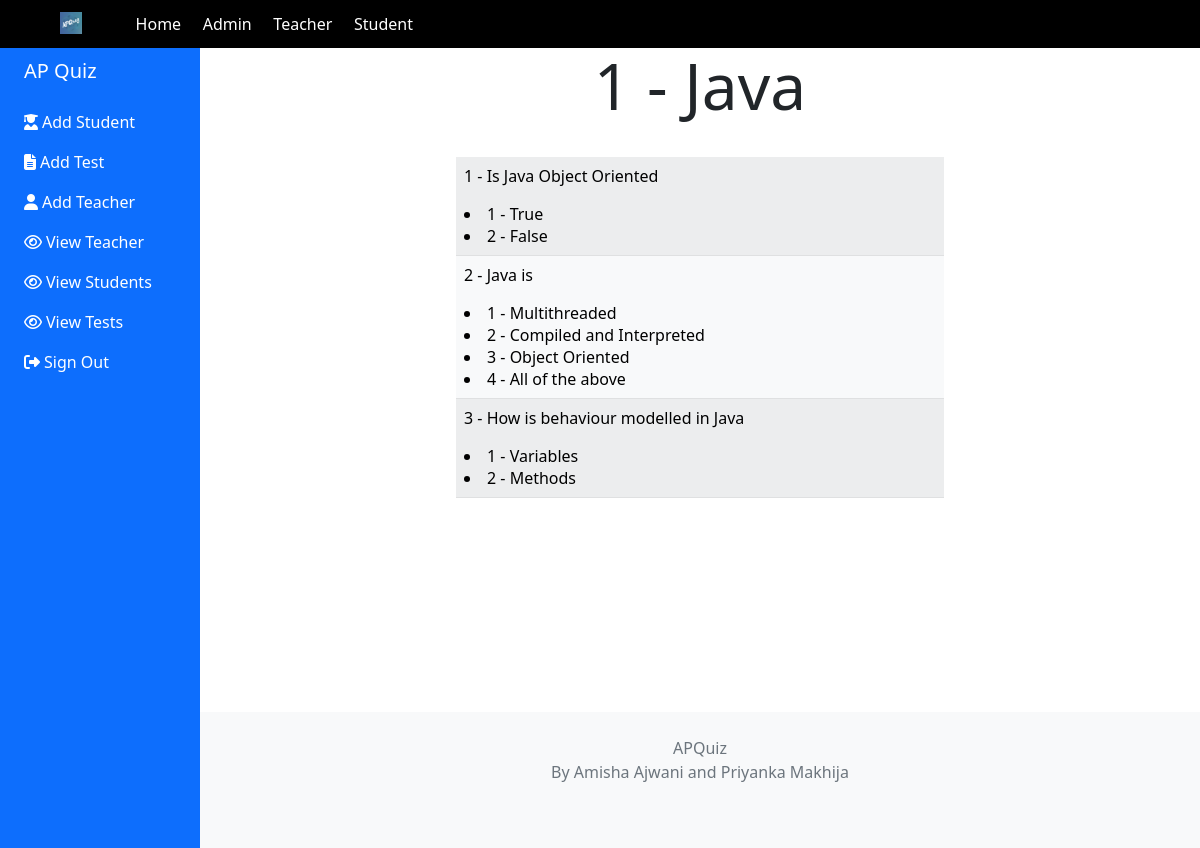
The app's page /ap/viewTest/1 (signed in) with its own data.
### quiz/models.py (models this page shows, shortened)
class Test(models.Model):
    subject = models.ForeignKey(Subject,on_delete=models.CASCADE)
    teacher = models.ForeignKey(Teacher,on_delete=models.DO_NOTHING,null=True)
    testTag = models.CharField(max_length=1000,blank=True,null=True)
    testDescription = models.CharField(max_length=1000,blank=True,null=True)

class Subject(models.Model):
    subName = models.CharField(max_length=1000)

class Question(models.Model):
    test = models.ForeignKey(Test,on_delete=models.CASCADE)
    qNumber = models.IntegerField()
    question = models.CharField(max_length=1000)
    points = models.IntegerField(default=1)
    correctOption = models.IntegerField()

class Option(models.Model):
    question = models.ForeignKey(Question,on_delete=models.CASCADE)
    desc = models.CharField(max_length=1000,blank=True,default=" ")
    number = models.IntegerField()

### controller/views.py (the view)
# urls.py: path('viewTest/<int:id>',views.viewTest),
@login_required(login_url="/ap/login")
@user_passes_test(is_admin)
def viewTest(request,id):
    t = Test.objects.get(id = id)
    return render(request,'controller/admin_viewtest.html',{"test":t})

### controller/views.py (called while the page is built)
def is_admin(user):
    return user.is_superuser

### templates/controller/admin_viewtest.html (shortened to what this page needs)
{% extends 'quiz/base.html' %}
{% block heading %}{{test.id}} - {{test.subject.subName}}{% endblock %}
{% block dashboardItem1Icon %}fa fa-user-graduate{% endblock %}
{% block dashboardItem2Icon %}fa fa-file-alt{% endblock %}
{% block dashboardItem3Icon %}fa fa-user{% endblock %}
{% block dashboardItem4Icon %}fa fa-eye{% endblock %}
{% block dashboardItem5Icon %}fa fa-eye{% endblock %}
{% block dashboardItem6Icon %}fa fa-eye{% endblock %}
{% block dashboardItem7Icon %}fas fa-sign-out-alt{% endblock %}
{% block dashboardItem1 %}Add Student{% endblock %}
{% block dashboardItem2 %}Add Test{% endblock %}
{% block dashboardItem3 %}Add Teacher{% endblock %}
{% block dashboardItem4 %}View Teacher{% endblock %}
{% block dashboardItem5 %}View Students{% endblock %}
{% block dashboardItem6 %}View Tests{% endblock %}
{% block dashboardItem7 %}Sign Out{% endblock %}
{% block dashboardItem1Link %}/ap/addStudent{% endblock %}
{% block dashboardItem2Link %}/ap/addTest{% endblock %}
{% block dashboardItem3Link %}/ap/addTeacher{% endblock %}
{% block dashboardItem4Link %}/ap/viewTeachers{% endblock %}
{% block dashboardItem5Link %}/ap/viewStudents{% endblock %}
{% block dashboardItem6Link %}/ap/viewTests{% endblock %}
{% block dashboardItem7Link %}/logout{% endblock %}
{% block content %}
<center>
<table class="table table-light table-striped w-50">
{% for question in test.question_set.all %}
<tr>
   <td>
   <div>
   <p>{{question.qNumber}} - {{question.question}}</p>
      {% for option in question.option_set.all %}
      <li>{{option.number}} - {{option.desc}}</li>
      {% endfor %}
   </div>
</td>
</tr>
   {% endfor %}
</table>
</center>
{% endblock %}

### static/css/style.css (style rules this page uses)
body { margin: 0px; padding: 0px; overflow-x: hidden; }
::placeholder { color: white; }
body { background:#F5F5F5; margin-top:20px; }

### records on screen
Test: id "1", subject.subName "Java"
Question: qNumber "1", question "Is Java Object Oriented"
Option: number "1", desc "True"
Option: number "2", desc "False"
Question: qNumber "2", question "Java is"
Option: number "1", desc "Multithreaded"
Option: number "2", desc "Compiled and Interpreted"
Option: number "3", desc "Object Oriented"
Option: number "4", desc "All of the above"
Question: qNumber "3", question "How is behaviour modelled in Java"
Option: number "1", desc "Variables"
Option: number "2", desc "Methods"
